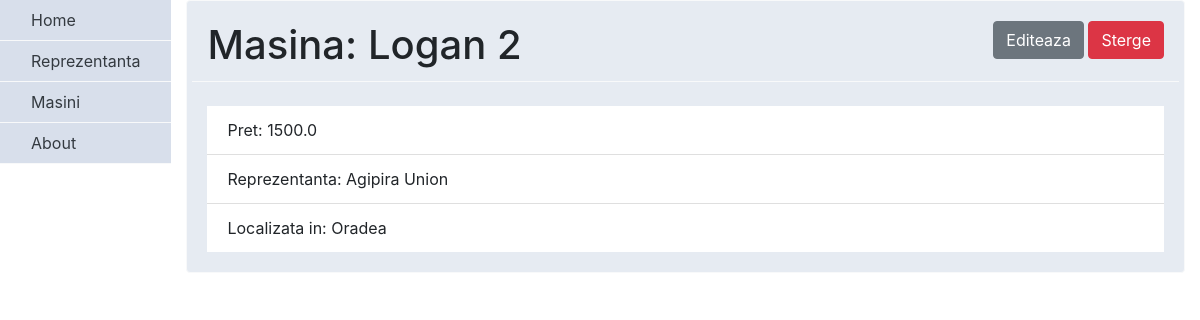
Page /masina/view/7 on the committed database.
### masina/models.py (models this page shows)
class Masini(models.Model):
    marca = models.CharField(max_length=255)
    pret = models.FloatField()
    reprezentanta = models.ForeignKey(Reprezentanta, blank=True, null=True, on_delete=models.SET_NULL)

### reprezentanta/models.py (models this page shows)
class Reprezentanta(models.Model):
    nume = models.CharField(max_length=255)
    localitate = models.CharField(max_length=255)

### masina/views.py (the view)
# urls.py: url(r'^masina/view/(?P<id>\d+)$', views.show, name='masina_show'),
def show(request, id):
    masina = Masini.objects.get(id=id)
    return render(request, 'masina/masina_show.html', {'masina': masina})

### templates/masina/masina_show.html
{% block head %}
{% include "head.html" %}
{% endblock %}
<div class="row border-bottom border-light mb-4">
   <div class="col">
      <div class="h1 card-title">Masina: {{ masina.marca }}</div>
   </div>
   <div class="col text-right">
      <a class="btn btn-secondary" href="{% url 'masina_form' masina.id %}">Editeaza</a>
      <a class="btn btn-danger" href="{% url 'masina_delete' masina.id %}">Sterge</a>
   </div>
</div>
<ul class="list-group list-group-flush">
   <li class="list-group-item">Pret: {{ masina.pret }}</li>
   <li class="list-group-item">Reprezentanta: {{ masina.reprezentanta.nume }}</li>
   <li class="list-group-item">Localizata in: {{ masina.reprezentanta.localitate }}</li>
</ul>
{% block footer %}
{% include "footer.html" %}
{% endblock %}

### rows in the picture
Masini: marca "Logan 2", pret "1500.0", reprezentanta.nume "Agipira Union", reprezentanta.localitate "Oradea"
